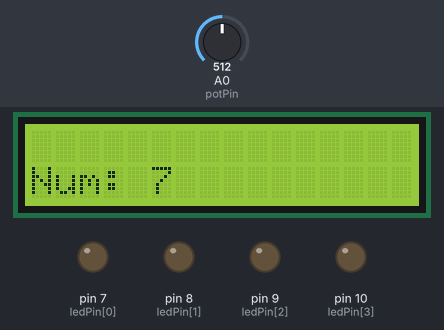
Recording of a sketch running on a simulated Arduino Uno, built with avr-gcc and run on an emulated ATmega328P. Shown: 16×2 character LCD, output pins drawn as LEDs (lit = HIGH). The inputs (shaded band) are chosen by the test bench; at power-on: A0 (potPin) = 512. What the sketch prints to the serial monitor is not drawn.

Above: at 1.2 s.
1.3 s: A0 (potPin) set to 716
At 3.5 s:
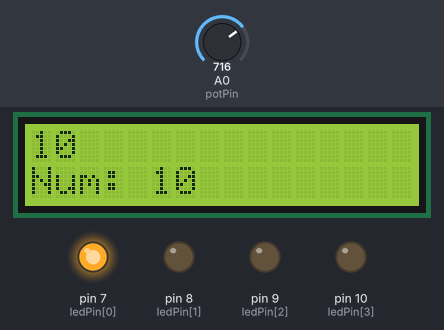
4.3 s: A0 (potPin) set to 900
At 6.5 s:
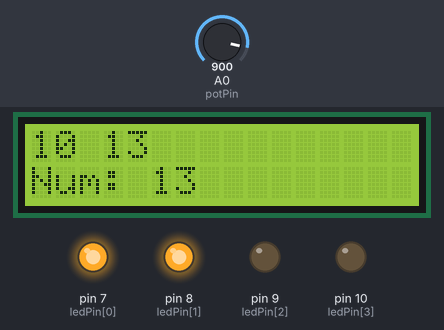
7.3 s: A0 (potPin) set to 1023
At 10.1 s:
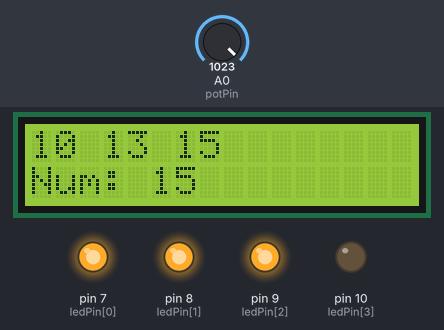
Timing chart, 0 to 18.8 s (numbered marks = the images above; inputs shaded):
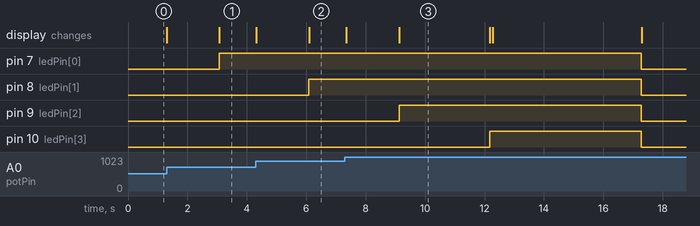

The sketch:

practica2.2.ino
```cpp
// include the library code:
#include <LiquidCrystal.h>

// initialize the library by associating any needed LCD interface pin
// with the arduino pin number it is connected to
const int rs = 12, en = 11, d4 = 5, d5 = 4, d6 = 3, d7 = 2;
const int ledPin[4] ={7,8,9,10};
const int potPin = A0;

int bin[4];

int potVal;

int pass[4];
int cont = 0;

int contra[4] = {0,0,0,0};

unsigned long tim;

LiquidCrystal lcd(rs, en, d4, d5, d6, d7);

void setup() {
  Serial.begin(9600);
  pinMode(ledPin[0], OUTPUT);
  pinMode(ledPin[1], OUTPUT);
  pinMode(ledPin[2], OUTPUT);
  pinMode(ledPin[3], OUTPUT);
  lcd.begin(16, 2);
  potVal = analogRead(potPin);
  potVal = map(potVal, 0, 1023, 0, 15);

  tim = millis();

}

void pasarBin(int x){
    for(int i = 3; i >= 0; i--){
        bin[i] = x%2;
        x = x/2;
      }
     for(int i = 0; i < 4; i++){
        Serial.print(bin[i]);
      }
      Serial.println("");
  }


void loop() {
 if(cont < 4){
     if(potVal == pass[cont]){
      if(millis() - tim >= 3000){
          Serial.println(pass[cont]);
          cont++;
          tim = millis();
        }
    }
    else{
        pass[cont] = potVal;
      }
  }
  else{
      Serial.print("Hecho, la pass es: ");
      for(int i = 0; i < 4; i++){
          Serial.print(pass[i]);
          Serial.print(" - ");
        }
        Serial.println("");
        cont = 0;

        lcd.clear();
        lcd.setCursor(0,0);
        if(pass[0] == contra[0] && pass[1] == contra[1] && pass[2] == contra[2] && pass[3] == contra[3]){
            lcd.print("CORRECTO!");
          }
          else{
            lcd.print("INCORRECTO!");
            }
        delay(5000);
        for(int i = 0; i < 4; i++){
            digitalWrite(ledPin[i], LOW);
          }
        tim = millis();
      }
    potVal = analogRead(potPin);
    potVal = map(potVal, 0, 1023, 0, 15);
    lcd.clear();
    lcd.setCursor(0,0);
    for(int i = 0; i < cont; i++){
        lcd.print(pass[i]);
        lcd.print(" ");
        digitalWrite(ledPin[i], HIGH);
     }
    lcd.setCursor(0,1);
    lcd.print("Num: ");
    lcd.print(potVal);

    delay(100);
}
```

Measured:
- after the input at 1.3 s, the display: first changes at once (image 1 shows a later state)
- after the input at 4.3 s, the display: first changes at once (image 2 shows a later state)
